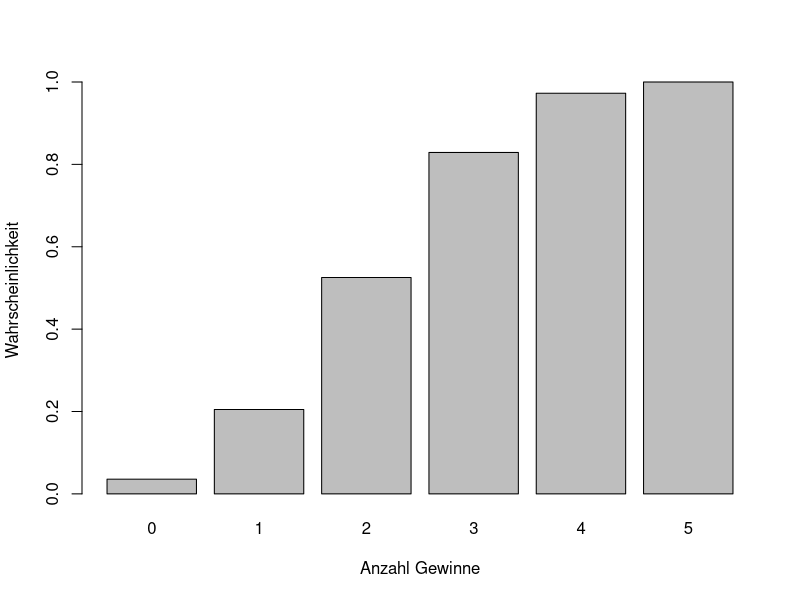
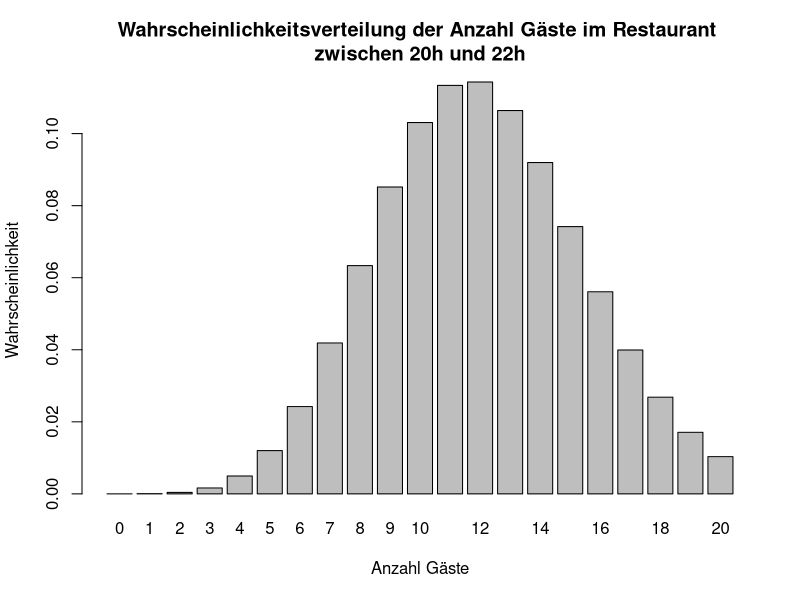

Write R code to recreate these figures, in order.
## ---- chunk 1
knitr::opts_chunk$set(echo = TRUE)
## ---- chunk 2
prob.3.wins <- dbinom(3, size=5, prob=18/37)
prob.4.wins <- dbinom(4, size=5, prob=18/37)
prob.5.wins <- dbinom(5, size=5, prob=18/37)
## ---- chunk 3
prob.3.wins + prob.4.wins + prob.5.wins
## ---- chunk 4
pbinom(5, size=5, prob=18/37) - pbinom(2, size=5, prob=18/37)
## ---- chunk 5
barplot(pbinom(0:5, size=5, prob=18/37), 
        xlab="Anzahl Gewinne", ylab = "Wahrscheinlichkeit", names=0:5)
## ---- chunk 6
qbinom(0.9,5,18/37)
## ---- chunk 7
round(dhyper (x=5, m=13, n=39, k=5), 6)
## ---- chunk 8
round(dhyper (x=4, m=13, n=39, k=5),6)
## ---- chunk 9
barplot(dpois(0:20, lambda = 12.1), xlab = "Anzahl Gäste", ylab="Wahrscheinlichkeit", main="Wahrscheinlichkeitsverteilung der Anzahl Gäste im Restaurant \nzwischen 20h und 22h", names=0:20)
## ---- chunk 10
round(dpois(8, lambda = 12.1), 4)
## ---- chunk 11
round(ppois(10, lambda = 12.1, lower.tail = T ), 4)
## ---- chunk 12
round((ppois(15, lambda = 12.1, lower.tail = T ) - ppois(9, lambda = 12.1, lower.tail = T )), 4)
## ---- chunk 13
round(ppois(11, lambda = 12.1, lower.tail = F ), 4)
